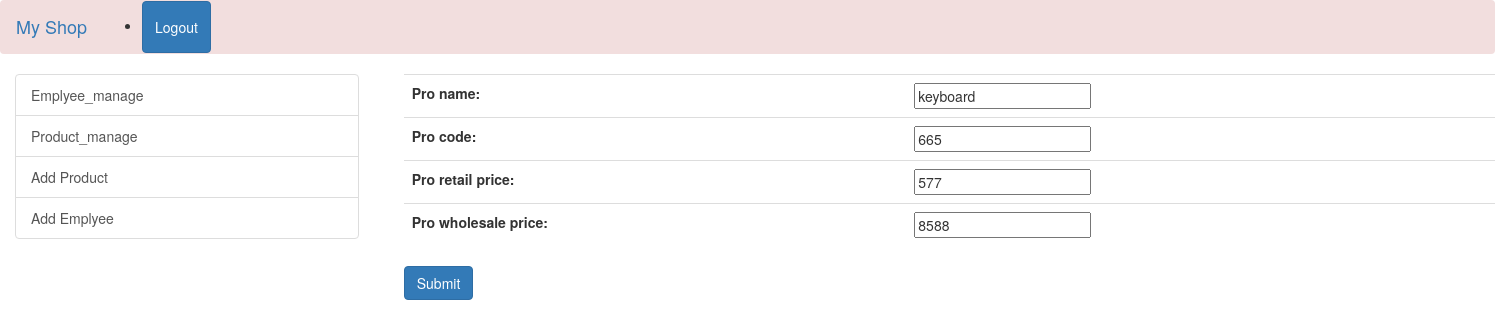
The page /update/13 on the database its author committed.
### shopwork/models.py (models this page shows, shortened)
class Product(models.Model):
    pro_name = models.CharField(max_length=200)
    pro_code = models.IntegerField()
    pro_retail_price = models.IntegerField()
    pro_wholesale_price = models.IntegerField()

### shopwork/views.py (the view)
# urls.py: path('update/<int:id>',views.update_pro,name="update_pro"),
def update_pro(r,id):
    get_id = Product.objects.get(id = id )
    form = ProductForm(r.POST or None , instance=get_id)
    if r.method=="POST":
        if form.is_valid():
            form.save()
            return redirect(pro_manage)
    return render(r,'director/update_pro.html',{"pro":form})

### shopwork/forms.py
class ProductForm(forms.ModelForm):
    class Meta:
        model = Product
        fields = "__all__"

### templates/director/update_pro.html (shortened to what this page needs)
{% extends 'director/base.html' %}
{% block navbar %}
{% block navbar2 %}
    {{ block.super }}
{% endblock %}
{% endblock %}
{% block side %}
    {{ block.super }}
{% endblock %}
{% block contant %}
<div class="container">
        <div class="card mt-5">
            <div class="card-body">
                <form action="" method="post">
                    <table class="table">
                        {{ pro }}
                    </table>
                    <input type="submit" class="btn btn-primary">
                </form>
            </div>
        </div>
    </div>
{% endblock %}

### rows shown on the page
Product: pro_name "keyboard", pro_code "665", pro_retail_price "577", pro_wholesale_price "8588"
